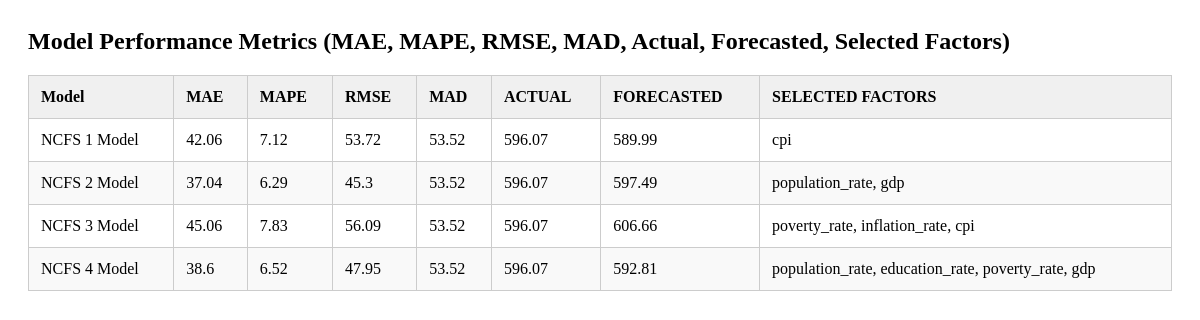
Screenshot of /table/perfmetrics with the database file from the repository.
### tables this page shows
CREATE TABLE perfmetrics (
        model TEXT PRIMARY KEY,
        MAE REAL,
        MAPE REAL,
        RMSE REAL,
        MAD REAL,
        actual_value REAL,
        forecasted_value REAL,
        selected_factors TEXT
    );

### app/controllers/table_routes.py (the view)
@table_routes.route('/perfmetrics')
def view_perfmetrics():
    result = select_all_from(db.PERFMETRICS_TABLE)
    return render_template('view_perfmetrics.html', title = 'Performance Metrics', data = result)

### app/models/database.py (called while the page is built)
def get_db_cursor():
    if 'db' not in g:
        g.db = sqlite3.connect(current_app.config["DATABASE"])  # Connect to the database
        g.db.row_factory = sqlite3.Row                          # Configure rows to behave like dictionaries
    return g.db, g.db.cursor()

### app/services/data_handling/queries.py (called while the page is built)
def select_all_from(table):
    _, cursor = get_db_cursor()
    try:
        cursor.execute(f'SELECT * FROM {table}')
        return cursor.fetchall()
    except Exception as e:
        return handle_exception(e, context = msg.ERROR_SELECT + table)

### app/templates/view_perfmetrics.html (shortened to what this page needs)
<section id="perfmetrics" class="perfmetrics bg-yellow-100">
  <h2 class="section-title text-md font-extrabold text-blue">
    Model Performance Metrics (MAE, MAPE, RMSE, MAD, Actual, Forecasted, Selected Factors)
  </h2>
  <table class="min-w-full mt-4 border border-gray-300">
    <thead>
      <tr class="table_row">
        <th>Model</th>
        <th>MAE</th>
        <th>MAPE</th>
        <th>RMSE</th>
        <th>MAD</th>
        <th>ACTUAL</th>
        <th>FORECASTED</th>
        <th>SELECTED FACTORS</th>
      </tr>
    </thead>
    <tbody>
      {% for row in data %}
      <tr>
        <td>{{ row['model'] }}</td>
        <td>{{ row['MAE'] }}</td>
        <td>{{ row['MAPE'] }}</td>
        <td>{{ row['RMSE'] }}</td>
        <td>{{ row['MAD'] }}</td>
        <td>{{ row['actual_value'] }}</td>
        <td>{{ row['forecasted_value'] }}</td>
        <td>{{ row['selected_factors'] }}</td>
      </tr>
      {% endfor %}
    </tbody>
  </table>
</section>

### app/templates/view_perfmetrics.html (style rules this page uses)
.perfmetrics { padding: 20px; }
.section-title { margin: 0 0 20px; }
table { border-collapse: collapse; width: 100%; }
th, td { border: 1px solid #ccc; padding: 12px; text-align: left; }
th { background-color: #f0f0f0; }
tr:nth-child(even) { background-color: #f9f9f9; }

### rows the page displays
perfmetrics: model "NCFS 1 Model", MAE "42.06", MAPE "7.12", RMSE "53.72", MAD "53.52", actual_value "596.07", forecasted_value "589.99", selected_factors "cpi"
perfmetrics: model "NCFS 2 Model", MAE "37.04", MAPE "6.29", RMSE "45.3", MAD "53.52", actual_value "596.07", forecasted_value "597.49", selected_factors "population_rate, gdp"
perfmetrics: model "NCFS 3 Model", MAE "45.06", MAPE "7.83", RMSE "56.09", MAD "53.52", actual_value "596.07", forecasted_value "606.66", selected_factors "poverty_rate, inflation_rate, cpi"
perfmetrics: model "NCFS 4 Model", MAE "38.6", MAPE "6.52", RMSE "47.95", MAD "53.52", actual_value "596.07", forecasted_value "592.81", selected_factors "population_rate, education_rate, poverty_rate, gdp"
